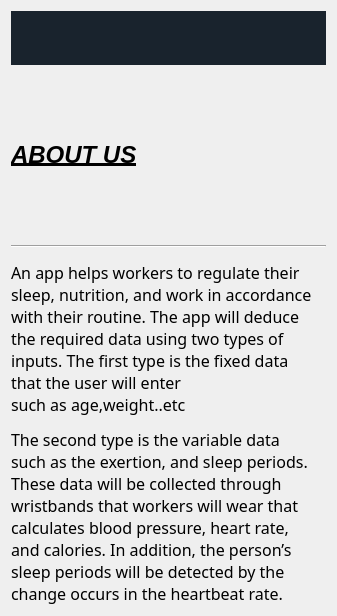
      <widget class="QWidget" name="scrollAreaWidgetContents">
       <property name="geometry">
        <rect>
         <x>0</x>
         <y>0</y>
         <width>337</width>
         <height>616</height>
        </rect>
       </property>
       <layout class="QVBoxLayout" name="verticalLayout_2">
        <item>
         <widget class="QPushButton" name="logo">
          <property name="enabled">
           <bool>true</bool>
          </property>
          <property name="styleSheet">
           <string notr="true">background:    #19232d;
border-radius: 0px;
padding:       20px 45px;
color:         #ffffff;
display:       inline-block;
font:          normal bold 38px/1 &quot;Ubuntu&quot;, sans-serif;
text-align:    center;</string>
          </property>
          <property name="text">
           <string/>
          </property>
          <property name="icon">
           <iconset resource="photo.qrc">
            <normaloff>:/.img/logo.png</normaloff>:/.img/logo.png</iconset>
          </property>
          <property name="iconSize">
           <size>
            <width>190</width>
            <height>190</height>
           </size>
          </property>
          <property name="flat">
           <bool>true</bool>
          </property>
         </widget>
        </item>
        <item>
         <widget class="QLabel" name="label_3">
          <property name="font">
           <font>
            <pointsize>18</pointsize>
            <weight>75</weight>
            <italic>true</italic>
            <bold>true</bold>
            <underline>true</underline>
            <strikeout>false</strikeout>
            <kerning>false</kerning>
           </font>
          </property>
          <property name="text">
           <string>ABOUT US</string>
          </property>
         </widget>
        </item>
        <item>
         <widget class="Line" name="line">
          <property name="orientation">
           <enum>Qt::Horizontal</enum>
          </property>
         </widget>
        </item>
        <item>
         <widget class="QLabel" name="label">
          <property name="font">
           <font>
            <family>Ubuntu Light</family>
            <pointsize>12</pointsize>
            <weight>50</weight>
            <italic>false</italic>
            <bold>false</bold>
            <kerning>true</kerning>
           </font>
          </property>
          <property name="text">
           <string>An app helps workers to regulate their 
sleep, nutrition, and work in accordance
with their routine. The app will deduce
the required data using two types of
inputs. The first type is the fixed data
that the user will enter
such as age,weight..etc</string>
          </property>
         </widget>
        </item>
        <item>
         <widget class="QLabel" name="label_2">
          <property name="font">
           <font>
            <family>Ubuntu Light</family>
            <pointsize>12</pointsize>
            <weight>50</weight>
            <italic>false</italic>
            <bold>false</bold>
            <kerning>true</kerning>
           </font>
          </property>
          <property name="text">
           <string>The second type is the variable data
such as the exertion, and sleep periods.
These data will be collected through
wristbands that workers will wear that
calculates blood pressure, heart rate,
and calories. In addition, the person’s
sleep periods will be detected by the
change occurs in the heartbeat rate.</string>
          </property>
         </widget>
        </item>
       </layout>
      </widget>
